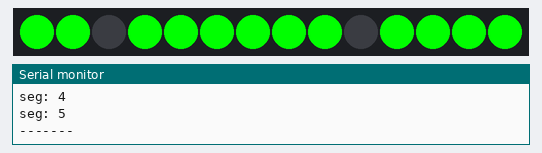
The sketch below on a simulated Arduino Uno, built with avr-gcc and run on an emulated ATmega328P. Parts: 14 RGB LEDs in strip order, left to right, the last lines printed to the serial monitor.

Above: at 0.1 s.
At 2.1 s:
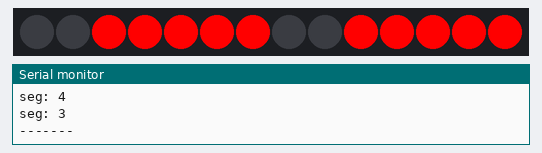
At 4.1 s:
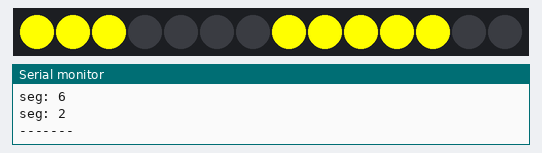
At 5.1 s:
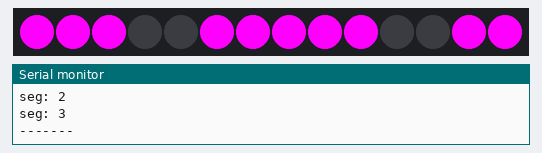
At 7.1 s:
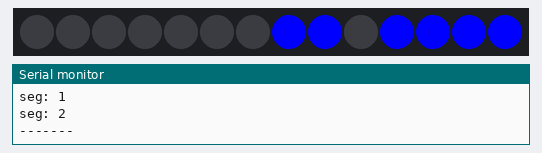
At 9.1 s:
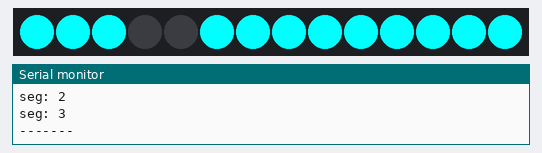

The sketch:

BasicExample.ino
```cpp
/*******************************************************************
 *  An example for the Lightpipe 7-segment display.
 *  Counts from 0-9 repeatedly
 *
 *  By Brian Lough
 *  YouTube: https://www.youtube.com/brianlough
 *  Twitch: https://www.twitch.tv/brianlough
 *  Twitter: https://twitter.com/witnessmenow
 *******************************************************************/

#include <Adafruit_NeoPixel.h>

// Pin on the Arduino that is connected to the NeoPixels
#define PIN            10

// How many NeoPixels are attached to the Arduino?
#define NUMPIXELS      14

Adafruit_NeoPixel pixels = Adafruit_NeoPixel(NUMPIXELS, PIN, NEO_GRB + NEO_KHZ800);

// 0 = a, 1 = b ... etc
int segments[][2] = {{13, 12}, {11, 10}, {8, 7}, {6, 5}, {4, 3}, {0, 1}, {2, 9}};


void setup() {
  Serial.begin(9600);
  pixels.begin();
}

void clearPixels() {
  for (int i = 0; i < NUMPIXELS; i++) {
    pixels.setPixelColor(i, pixels.Color(0, 0, 0)); // Black (off)
  }

  pixels.show(); // This sends the updated pixel color to the hardware.
}

void setSegment(int seg, uint32_t colour) {
    Serial.print("seg: ");
  Serial.println(seg);
  for (int i = 0; i < 2; i++ ) {
    pixels.setPixelColor(segments[seg][i], colour);
  }
}


void setNumber(int number) {
  Serial.print("number: ");
  Serial.println(number);
  uint32_t colour = pixels.Color(0,255,0);
  switch (number) {
    case 0:
      {
        colour = pixels.Color(0,255,0);
        setSegment(0, colour);
        setSegment(1, colour);
        setSegment(2, colour);
        setSegment(3, colour);
        setSegment(4, colour);
        setSegment(5, colour);
        break;
      }
    case 1:
      {
        colour = pixels.Color(0,0,255);
        setSegment(1, colour);
        setSegment(2, colour);
        break;
      }
    case 2:
      {
        colour = pixels.Color(255,0,0);
        setSegment(0, colour);
        setSegment(1, colour);
        setSegment(6, colour);
        setSegment(4, colour);
        setSegment(3, colour);
        break;
      }
    case 3:
      {
        colour = pixels.Color(0,255,255);
        setSegment(0, colour);
        setSegment(1, colour);
        setSegment(6, colour);
        setSegment(2, colour);
        setSegment(3, colour);
        break;
      }
    case 4:
      {
        colour = pixels.Color(255,255,0);
        setSegment(5, colour);
        setSegment(1, colour);
        setSegment(6, colour);
        setSegment(2, colour);
        break;
      }
    case 5:
      {
        colour = pixels.Color(255,0,255);
        setSegment(0, colour);
        setSegment(5, colour);
        setSegment(6, colour);
        setSegment(2, colour);
        setSegment(3, colour);
        break;
      }
    case 6:
      {
        colour = pixels.Color(0,255,0);
        setSegment(0, colour);
        setSegment(5, colour);
        setSegment(6, colour);
        setSegment(2, colour);
        setSegment(3, colour);
        setSegment(4, colour);
        break;
      }
    case 7:
      {
        colour = pixels.Color(0,0,255);
        setSegment(0, colour);
        setSegment(1, colour);
        setSegment(2, colour);
        break;
      }
    case 8:
      {
        colour = pixels.Color(255,0,0);
        setSegment(0, colour);
        setSegment(1, colour);
        setSegment(5, colour);
        setSegment(6, colour);
        setSegment(2, colour);
        setSegment(3, colour);
        setSegment(4, colour);
        break;
      }
    case 9:
      {
        colour = pixels.Color(0,255,255);
        setSegment(0, colour);
        setSegment(1, colour);
        setSegment(5, colour);
        setSegment(6, colour);
        setSegment(2, colour);
        setSegment(3, colour);
        break;
      }


  }

  Serial.println("-------");
}


void loop() {


  for (int i = 0; i < 10; i++) {
    clearPixels();
    setNumber(i);
    pixels.show();
    delay(1000);

  }
}
```

Measured:
- by itself, everything shown: repeats every 10.0 s, in 10 steps
- what the display in image 1 shows lasts 1.0 s, from 2.0 s to 3.0 s
